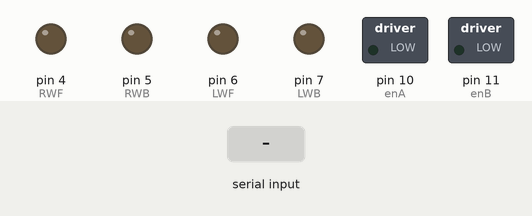
Recording of a sketch running on a simulated Arduino Uno, built with avr-gcc and run on an emulated ATmega328P. On the bench: switched loads named in the sketch (green lamp = pin HIGH), output pins drawn as LEDs (lit = HIGH). The inputs (shaded band) are chosen by the test bench.

Above: at 1.2 s.
1.3 s: "90,45\n" received over the second serial link
At 2.9 s:
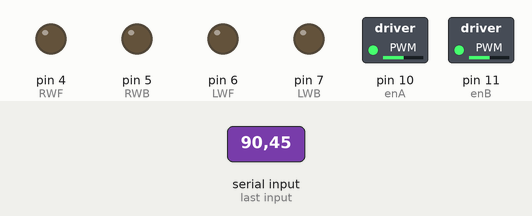
3.2 s: "30,150\n" received over the second serial link
At 4.6 s:
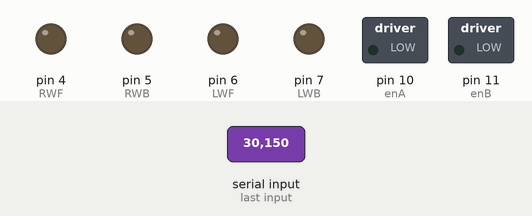
5.1 s: "F90\n" received over the second serial link
At 5.7 s:
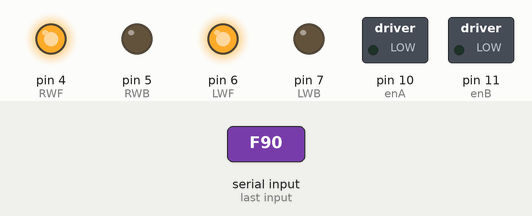
6.6 s: "5\n" received over the second serial link
At 6.9 s:
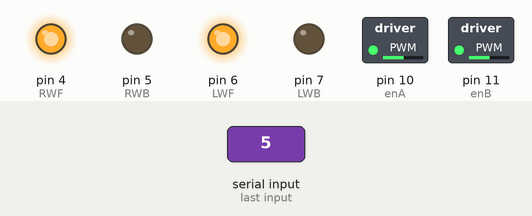
8.1 s: "90\n" received over the second serial link
At 9.3 s:
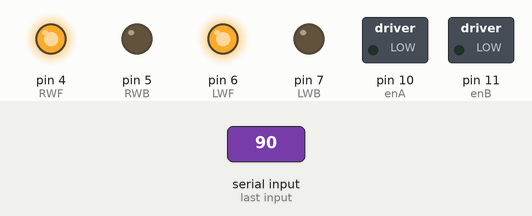
9.7 s: "200\n" received over the second serial link
At 10.5 s:
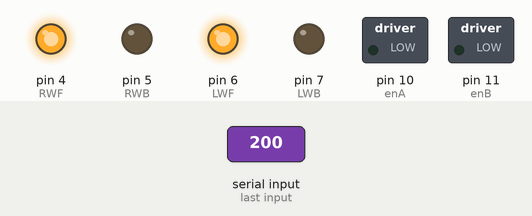
Timing chart, 0 to 12.3 s (numbered marks = the images above; inputs shaded):
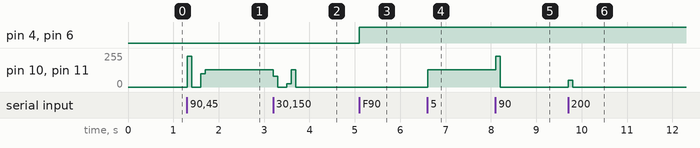

The sketch:

modify_bluecar.ino
```cpp
  #include <SoftwareSerial.h>
#define echoPin 8
#define trigPin 9

long duration;
int distance;

SoftwareSerial Car(2, 3);
int speed_limit[]={0,25,50,80,100,130,155,180,205,230};
int RWF=4;
int RWB=5;
int LWF=6;
int LWB=7;
int enA=10;
int enB=11;
int space;
int wheel_speed;
char order;
//founctions
void Forward();
void Backward();
void Right();
void Left();
void Stop();

void setup() {

  Serial.begin(9600);
  Car.begin(9600);

  pinMode(RWF, OUTPUT);
  pinMode(RWB, OUTPUT);

  pinMode(LWF, OUTPUT);
  pinMode(LWB, OUTPUT);

  pinMode(enA, OUTPUT);
  pinMode(enB, OUTPUT);

  pinMode(trigPin, OUTPUT);
  pinMode(echoPin, INPUT);


}

void loop() {


  if (Car.available()) {
    order = Car.read();
    if(order -'0'>=0 && order -'0'<=9 ){
    wheel_speed=((order-'0'));
   analogWrite(enA,speed_limit[wheel_speed] );
   analogWrite(enB, speed_limit[wheel_speed]);
  }
  else if(order=='q'){

    analogWrite(enA, 255);
   analogWrite(enB, 255);
  }

 else if(order=='F'){
       Forward();
       order = Car.read();
 }

 else if(order=='B'){
       Backward();
      order = Car.read();
       }


else if(order=='R'){

     Right();
     order = Car.read();

}

     else if (order == 'L' ) {

     Left();
    order = Car.read();
    }


     else if (order == 'S') {
      Stop();

     }
  }


  delay(100);

}


void Forward(){
   digitalWrite(RWF, HIGH);
  digitalWrite(LWF, HIGH);
  delay(100);

}
void Backward(){
   digitalWrite(RWB, HIGH);
     digitalWrite(LWB, HIGH);
     delay(100);
     Stop();
  }
void Right(){
  digitalWrite(RWB, HIGH);
  digitalWrite(LWF, HIGH);
       delay(100);
       Stop();
}
void Left(){
  digitalWrite(RWF, HIGH);
  digitalWrite(LWB, HIGH);
   delay(100);
   Stop();
  }
void Stop(){
       digitalWrite(RWF, LOW);
       digitalWrite(RWB, LOW);
       digitalWrite(LWF, LOW);
       digitalWrite(LWB, LOW);
  }

int cal_distance(){
  digitalWrite(trigPin, LOW);//clear echo
  delayMicroseconds(2);

   digitalWrite(trigPin, HIGH);
  delayMicroseconds(10);
  digitalWrite(trigPin, LOW);
   duration = pulseIn(echoPin, HIGH);
   distance = duration * 0.034 / 2;

   return distance;

  }
```

Measured:
- after the input at 1.3 s, pin 10 (enA), pin 11 (enB): 0/255 → 230/255 at once, → 0/255 0.10 s later, → 100/255 0.20 s later, → 130/255 0.10 s later
- after the input at 3.2 s, pin 10 (enA), pin 11 (enB): 130/255 → 80/255 at once, → 0/255 0.10 s later, → 25/255 0.20 s later, → 130/255 0.10 s later, … (5 changes in this stretch)
- after the input at 5.1 s, pin 4 (RWF), pin 6 (LWF): LOW → HIGH at once
- after the input at 6.6 s, pin 10 (enA), pin 11 (enB): 0/255 → 130/255 at once
- after the input at 8.1 s, pin 10 (enA), pin 11 (enB): 130/255 → 230/255 at once, → 0/255 0.10 s later
- after the input at 9.7 s, pin 10 (enA), pin 11 (enB): 0/255 → 50/255 at once, → 0/255 0.10 s later
